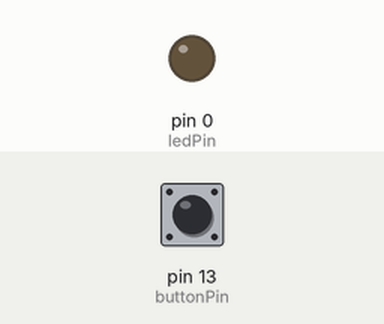
Simulated run of this sketch. Board: Arduino Uno, built with avr-gcc and run on an emulated ATmega328P. Shown: output pins drawn as LEDs (lit = HIGH). Inputs (shaded band) come from the test bench; at power-on: pin 13 (buttonPin) HIGH.

Above: at 1.2 s.
1.3 s: pin 13 (buttonPin) pulled LOW for 0.15 s
At 1.37 s:
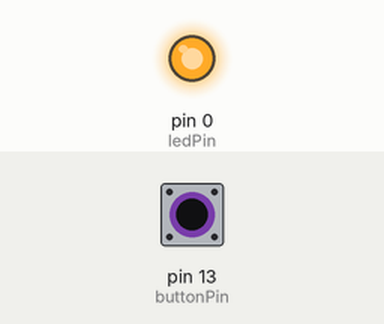
2.9 s: pin 13 (buttonPin) pulled LOW for 3.2 s
At 6.4 s:
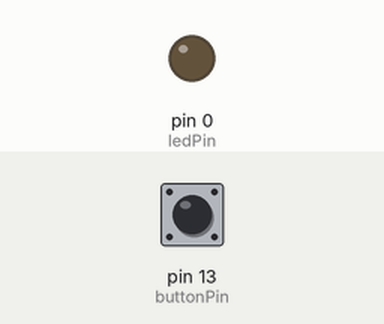
Timing chart, 0 to 7.9 s (numbered marks = the images above; inputs shaded):
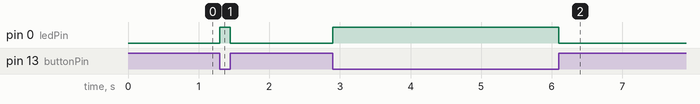

Measured:
- after the input at 1.3 s, pin 0 (ledPin): LOW → HIGH at once, → LOW 0.15 s later
- after the input at 2.9 s, pin 0 (ledPin): LOW → HIGH at once, → LOW 3.2 s later

The sketch:

lab_1.ino
```cpp
// Define constants for pin numbers
const int buttonPin = 13;  // Pin for the push button
const int ledPin = 0;    // Pin for the LED

// Variable to store the state of the button
int buttonState = 0;

void setup() {
  // Initialize the LED pin as an output
  pinMode(ledPin, OUTPUT);
  // Initialize the push button pin as an input
  pinMode(buttonPin, INPUT);
}

void loop() {
  // Read the state of the push button
  buttonState = digitalRead(buttonPin);

  // If the button is pressed (buttonState is LOW)
  if (buttonState == LOW) {
    // Turn on the LED
    digitalWrite(ledPin, HIGH);
  } else {
    // Otherwise, turn off the LED
    digitalWrite(ledPin, LOW);
  }
}
```
